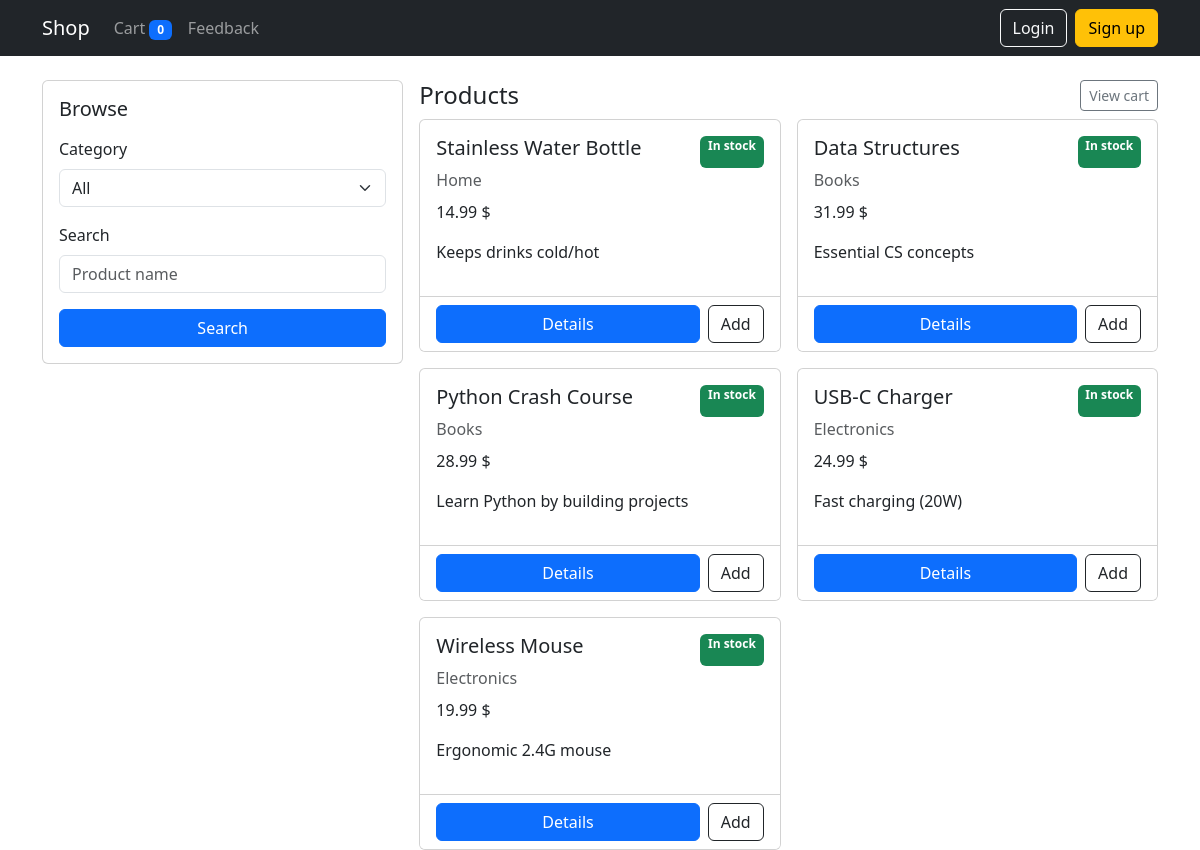
The page / on the database its author committed.
### app.py (models this page shows)
class Product(db.Model):
    __tablename__ = "products"
    id = db.Column(db.Integer, primary_key=True)
    name = db.Column(db.String(200), nullable=False)
    description = db.Column(db.Text, nullable=True)
    price_cents = db.Column(db.Integer, nullable=False)
    stock = db.Column(db.Integer, nullable=False, default=0)
    category_id = db.Column(db.Integer, db.ForeignKey("categories.id"), nullable=False)
    category = db.relationship("Category", back_populates="products")

class Category(db.Model):
    __tablename__ = "categories"
    id = db.Column(db.Integer, primary_key=True)
    name = db.Column(db.String(120), unique=True, nullable=False)
    description = db.Column(db.String(255), nullable=True)
    products = db.relationship("Product", back_populates="category", cascade="all,delete")

### app.py (the view)
    @app.get("/")
    def index():
        categories = Category.query.order_by(Category.name.asc()).all()
        category_id = request.args.get("category", type=int)
        q = request.args.get("q", type=str)
        products_query = Product.query
        if category_id:
            products_query = products_query.filter(Product.category_id == category_id)
        if q:
            products_query = products_query.filter(Product.name.ilike(f"%{q.strip()}%"))
        products = products_query.order_by(Product.id.desc()).limit(12).all()
        return render_template(
            "index.html",
            categories=categories,
            products=products,
            selected_category_id=category_id,
            q=q,
        )

### templates/index.html (shortened to what this page needs)
{% extends 'base.html' %}
{% block content %}
<div class="row g-3">
  <div class="col-md-4">
    <div class="card">
      <div class="card-body">
        <h5 class="card-title">Browse</h5>
        <form method="get" class="mt-3">
          <label class="form-label">Category</label>
          <select name="category" class="form-select" onchange="this.form.submit()">
            <option value="" {% if not selected_category_id %}selected{% endif %}>All</option>
          </select>
          <div class="mt-3">
            <label class="form-label">Search</label>
            <input name="q" class="form-control" value="{{ q or '' }}" placeholder="Product name">
          </div>
          <div class="mt-3">
            <button class="btn btn-primary w-100" type="submit">Search</button>
          </div>
        </form>
      </div>
    </div>
  </div>
  <div class="col-md-8">
    <div class="d-flex align-items-center justify-content-between mb-2">
      <h4 class="mb-0">Products</h4>
      <a class="btn btn-sm btn-outline-secondary" href="{{ url_for('cart') }}">View cart</a>
    </div>
    <div class="row row-cols-1 row-cols-md-2 g-3">
      {% for p in products %}
      <div class="col">
        <div class="card h-100">
          <div class="card-body">
            <div class="d-flex justify-content-between">
              <h5 class="card-title">{{ p.name }}</h5>
              <span class="badge text-bg-{{ 'success' if p.stock>0 else 'secondary' }}">{{ 'In stock' if p.stock>0 else 'Out' }}</span>
            </div>
            <p class="text-muted mb-2">{{ p.category.name }}</p>
            <p class="mb-3">{{ (p.price_cents/100)|round(2) }} $</p>
            <p class="text-truncate" style="max-width: 100%">{{ p.description }}</p>
          </div>
          <div class="card-footer bg-white d-flex gap-2">
            <a class="btn btn-primary flex-fill" href="{{ url_for('product_detail', product_id=p.id) }}">Details</a>
            <form method="post" action="{{ url_for('cart_add_route', product_id=p.id) }}">
              <button class="btn btn-outline-dark" type="submit" {% if p.stock<=0 %}disabled{% endif %}>Add</button>
            </form>
          </div>
        </div>
      </div>
      {% endfor %}
    </div>
  </div>
</div>
{% endblock %}

### templates/base.html (shortened to what this page needs)
<!doctype html>
<html lang="en">
<head>
  <link href="https://cdn.jsdelivr.net/npm/bootstrap@5.3.3/dist/css/bootstrap.min.css" rel="stylesheet">
</head>
<body>
<nav class="navbar navbar-expand-lg navbar-dark bg-dark">
  <div class="container">
    <a class="navbar-brand" href="{{ url_for('index') }}">Shop</a>
    <div id="nav" class="collapse navbar-collapse">
      <ul class="navbar-nav me-auto">
        <li class="nav-item"><a class="nav-link" href="{{ url_for('cart') }}">Cart <span class="badge text-bg-primary">{{ cart_count }}</span></a></li>
        <li class="nav-item"><a class="nav-link" href="{{ url_for('feedback') }}">Feedback</a></li>
      </ul>
      <ul class="navbar-nav">
        {% if current_user.is_authenticated %}
          <li class="nav-item"><span class="navbar-text me-3">{{ current_user.full_name or current_user.email }}</span></li>
          <li class="nav-item">
            <form method="post" action="{{ url_for('logout') }}" class="d-flex">
              <button class="btn btn-outline-light" type="submit">Logout</button>
            </form>
          </li>
        {% else %}
          <li class="nav-item"><a class="btn btn-outline-light me-2" href="{{ url_for('login') }}">Login</a></li>
          <li class="nav-item"><a class="btn btn-warning" href="{{ url_for('signup') }}">Sign up</a></li>
        {% endif %}
      </ul>
    </div>
  </div>
</nav>
<div class="container mt-4">
  {% block content %}{% endblock %}
</div>
</body>
</html>

### rows shown on the page
Product: name "Stainless Water Bottle", stock "In stock", category.name "Home", (p.price_cents/100)|round(2) "14.99", description "Keeps drinks cold/hot"
Product: name "Data Structures", stock "In stock", category.name "Books", (p.price_cents/100)|round(2) "31.99", description "Essential CS concepts"
Product: name "Python Crash Course", stock "In stock", category.name "Books", (p.price_cents/100)|round(2) "28.99", description "Learn Python by building projects"
Product: name "USB-C Charger", stock "In stock", category.name "Electronics", (p.price_cents/100)|round(2) "24.99", description "Fast charging (20W)"
Product: name "Wireless Mouse", stock "In stock", category.name "Electronics", (p.price_cents/100)|round(2) "19.99", description "Ergonomic 2.4G mouse"

### other values the page prints
{{ cart_count }} "0"
